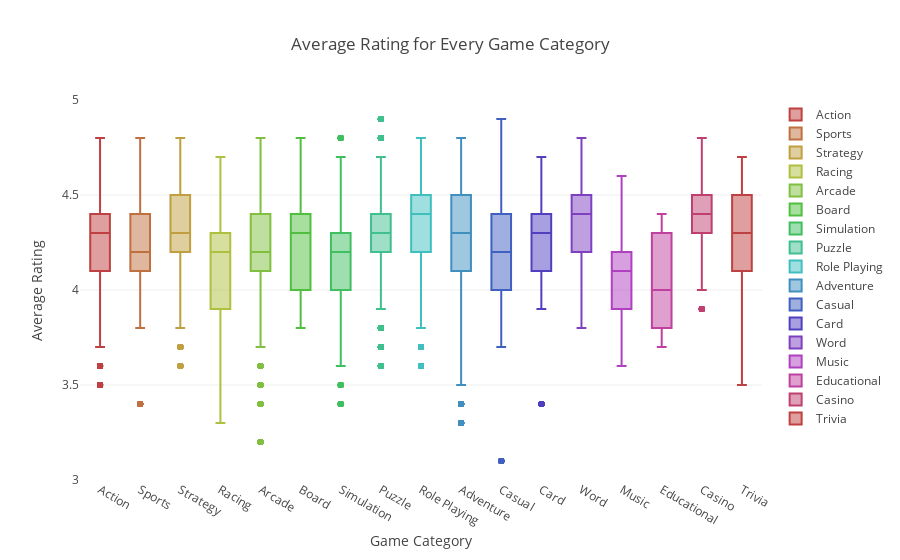

Notebook source saved alongside this figure:
### Code cell
N = len(totalgamecategory)     # Number of boxes

# generate an array of rainbow colors by fixing the saturation and lightness of the HSL representation of colour 
# and marching around the hue. 

c = ['hsl('+str(h)+',50%'+',50%)' for h in np.linspace(0, 360, N)]

#loading the data with filters
data = [{
    'y': gamedf.starrating[gamedf.gamecategory == j],
    'name': j,
    'type':'box',
    'marker':{'color': c[i]}
    } for i, j in enumerate(totalgamecategory)]


# format the layout
layout = go.Layout(title="Average Rating for Every Game Category",
                xaxis=dict(title='Game Category'),
                yaxis=dict(title='Average Rating'))


fig = go.Figure(data=data, layout=layout)

py.offline.iplot(fig)

### Figure 1 — Plotly figure (JSON) as saved in the notebook; plotly's stock layout.template omitted (floating-point values rounded to 4 significant figures; data arrays with more than 128 entries replaced by an {"elided": "..."} marker saying what was removed)
{"data": [{"marker": {"color": "hsl(0.0,50%,50%)"}, "name": "Action", "type": "box", "y": {"elided": "7184 float values"}}, {"marker": {"color": "hsl(22.5,50%,50%)"}, "name": "Sports", "type": "box", "y": {"elided": "4586 float values"}}, {"marker": {"color": "hsl(45.0,50%,50%)"}, "name": "Strategy", "type": "box", "y": {"elided": "4893 float values"}}, {"marker": {"color": "hsl(67.5,50%,50%)"}, "name": "Racing", "type": "box", "y": {"elided": "5293 float values"}}, {"marker": {"color": "hsl(90.0,50%,50%)"}, "name": "Arcade", "type": "box", "y": {"elided": "7795 float values"}}, {"marker": {"color": "hsl(112.5,50%,50%)"}, "name": "Board", "type": "box", "y": {"elided": "1480 float values"}}, {"marker": {"color": "hsl(135.0,50%,50%)"}, "name": "Simulation", "type": "box", "y": {"elided": "6338 float values"}}, {"marker": {"color": "hsl(157.5,50%,50%)"}, "name": "Puzzle", "type": "box", "y": {"elided": "9100 float values"}}, {"marker": {"color": "hsl(180.0,50%,50%)"}, "name": "Role Playing", "type": "box", "y": {"elided": "6866 float values"}}, {"marker": {"color": "hsl(202.5,50%,50%)"}, "name": "Adventure", "type": "box", "y": {"elided": "4592 float values"}}, {"marker": {"color": "hsl(225.0,50%,50%)"}, "name": "Casual", "type": "box", "y": {"elided": "6028 float values"}}, {"marker": {"color": "hsl(247.5,50%,50%)"}, "name": "Card", "type": "box", "y": {"elided": "3647 float values"}}, {"marker": {"color": "hsl(270.0,50%,50%)"}, "name": "Word", "type": "box", "y": {"elided": "2851 float values"}}, {"marker": {"color": "hsl(292.5,50%,50%)"}, "name": "Music", "type": "box", "y": {"elided": "1578 float values"}}, {"marker": {"color": "hsl(315.0,50%,50%)"}, "name": "Educational", "type": "box", "y": {"elided": "546 float values"}}, {"marker": {"color": "hsl(337.5,50%,50%)"}, "name": "Casino", "type": "box", "y": {"elided": "3240 float values"}}, {"marker": {"color": "hsl(360.0,50%,50%)"}, "name": "Trivia", "type": "box", "y": {"elided": "1060 float values"}}], "layout": {"title": "Average Rating for Every Game Category", "xaxis": {"title": "Game Category"}, "yaxis": {"title": "Average Rating"}}}
